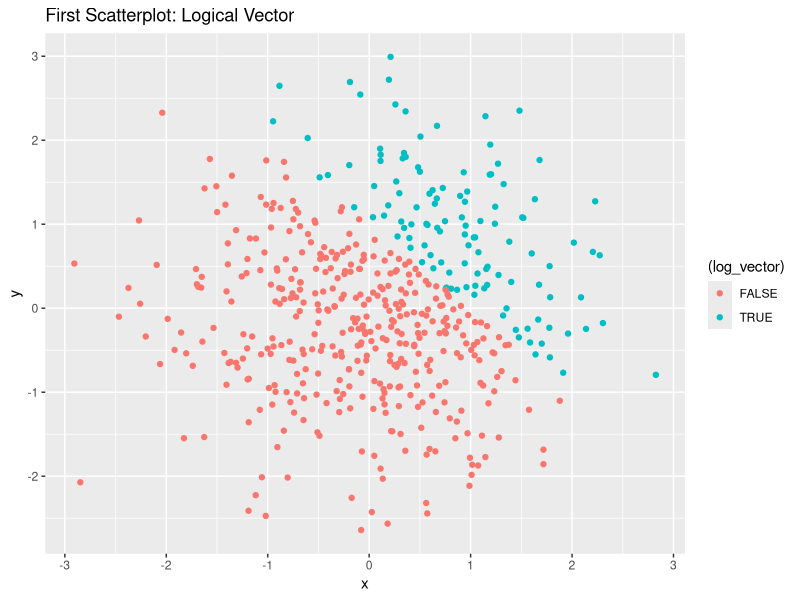
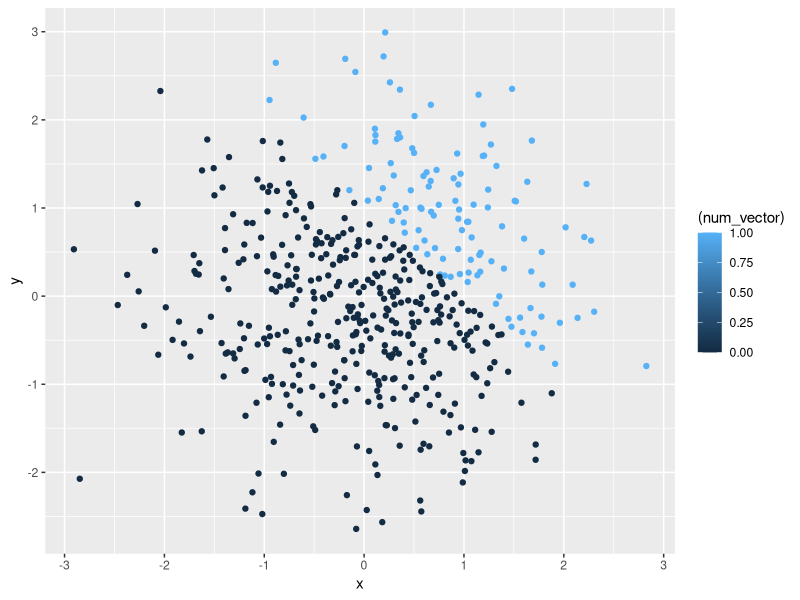
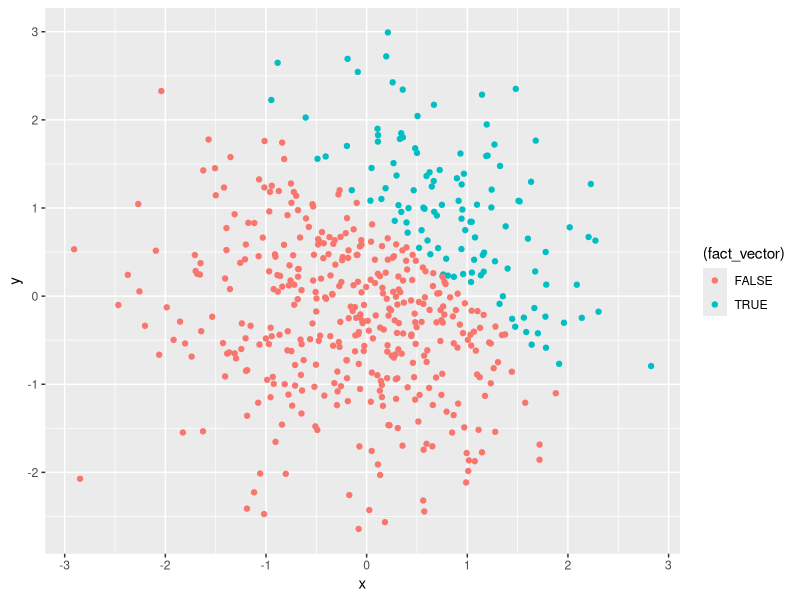
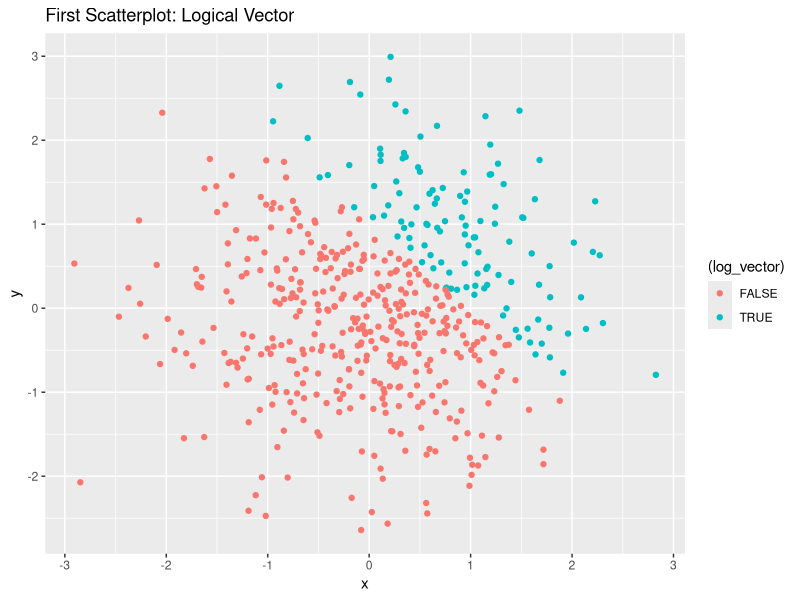

Write the R code that produced these figures, in order.
## ---- chunk 1
library(tidyverse)
## ---- chunk 2
one_df = tibble(
  sample = rnorm(8),
  vec_logical = sample > 0,
  vec_character = c('a','b','c','d','e','f','g','h'),
  vec_factor = factor(c("big","med","small","big","med","small","big","small"))
)
## ---- chunk 3
mean(pull(one_df, sample))
mean(pull(one_df, vec_logical))
mean(pull(one_df, vec_character))
mean(pull(one_df,vec_factor))
## ---- chunk 4
log_num = as.numeric(pull(one_df,vec_logical))
product_num = log_num*pull(one_df, sample)

log_fact = as.factor(pull(one_df, vec_logical))
product_fact = log_fact*pull(one_df, sample) # ‘*’ not meaningful for factors. This makes sense since the factor vector did not yield a mean.#

fact_num = as.numeric(log_fact)
product_num_random = fact_num*pull(one_df, sample)
## ---- chunk 5
two_df = tibble(
  x = rnorm(500),
  y = rnorm(500),
  log_vector = x + y > 1,
  num_vector = as.numeric(log_vector),
  fact_vector = as.factor(log_vector),
)
## ---- chunk 6
nrow(two_df) # The nrow = 500. #
ncol(two_df) # The ncol = 5. #

mean(pull(two_df, x))
median(pull(two_df, x))
sd(pull(two_df, x))

sum(pull(two_df, log_vector)) / 500
## ---- chunk 7
scatterplot_one = ggplot(two_df, aes (x=x, y=y, color = (log_vector))) + geom_point()
print(scatterplot_one + ggtitle("First Scatterplot: Logical Vector")) # The red represents when the logical vector is false, that is x + y =< 1. The blue represents when the logical vector is true, that is x + y > 1. #
ggsave("scatterplot_one.pdf")

ggplot(two_df, aes (x=x, y=y, color = (num_vector))) + geom_point() # The darker blue represents when the numeric vector is false, that is x + y =<. The lighter blue represents when the numeric factor is true, that is x + y > 1.The scale is continuous since it's a numeric vector but values are either 1 or 0 (true or false) so theren't any colors in between#

ggplot(two_df, aes (x=x, y=y, color = (fact_vector))) + geom_point() # The red represents when the factor vector is false, that is x + y =< 1. The blue represents when the factor vector is true, that is x + y > 1. #
